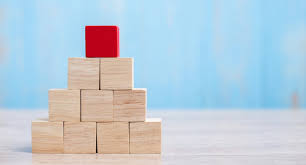
#> input picture Sem-VI/Computer Vision/Img-3.jfif, 306 x 165 px
$ jupyter execute Assignment-4.ipynb   (older library calls are emulated)
#> lines starting #> are read from the running program, lines starting #| are printed output that depends on the picture
# COMPUTER VISION ASSIGNMENT-4
# AMOGH GARG - 2020UCO1688

### Importing Libraries

[cell 1]
import cv2
import matplotlib.pyplot as plt
import numpy as np

[cell 2]
image = cv2.imread('Img-3.jfif')
#> image is the input picture: shape (165, 306, 3); mean B, G, R 215.7, 203.3, 186.6

### Displaying Image

[cell 3]
image = cv2.cvtColor(image, cv2.COLOR_BGR2RGB)
plt.figure(figsize=(8,8))
plt.imshow(image, cmap="gray")
plt.axis("off")
plt.show()

`Question-1: Apply the prewitt and sobel filters on random image (that have fews edges), and compare the result with original image.`

### Prewitt Filter

[cell 4]
prewittx = np.array([[-1, 0, 1], [-1, 0, 1], [-1, 0, 1]])
prewittx_img = cv2.filter2D(src=image, kernel=prewittx, ddepth=0)
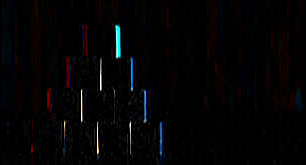
#> prewittx_img: shape (165, 306, 3); mean R, G, B 4, 3.5, 4.4
plt.figure(figsize=(8,8))
plt.title("Prewitt Image X-axis")
plt.imshow(prewittx_img, cmap='gray')
plt.axis('off')

[cell 5]
prewitty = np.array([[-1, -1, -1], [0, 0, 0], [1, 1, 1]])
prewitty_img = cv2.filter2D(src=image, kernel=prewitty, ddepth=0)
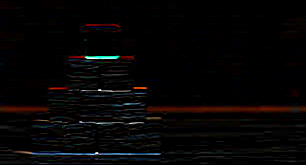
#> prewitty_img: shape (165, 306, 3); mean R, G, B 6.1, 4.7, 4.8
plt.figure(figsize=(8,8))
plt.title("Prewitt Image Y-axis")
plt.imshow(prewitty_img, cmap='gray')
plt.axis('off')

### Sobel Filter

[cell 6]
sobelx = np.array([[-1, 0, 1], [-2, 0, 2], [-1, 0, 1]])
sobelx_img = cv2.filter2D(src=image, kernel=sobelx, ddepth=0)
plt.figure(figsize=(8,8))
plt.title("Sobel Image X-axis")
plt.imshow(sobelx_img, cmap='gray')
plt.axis('off')

[cell 7]
sobely = np.array([[-1, -2, -1], [0, 0, 0], [1, 2, 1]])
sobely_img = cv2.filter2D(src=image, kernel=sobely, ddepth=0)
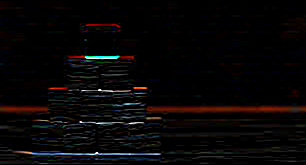
#> sobely_img: shape (165, 306, 3); mean R, G, B 8.2, 6.2, 6.4
plt.figure(figsize=(8,8))
plt.title("Sobel Image Y-axis")
plt.imshow(sobely_img, cmap='gray')
plt.axis('off')

`Increase the weight at positions [x,y+1], [x+1,y], [x-1,y], [x, y-1] in 3*3 sobel filter, and infer how it will impact the edge image concerning the benchmark sobel.`

Increasing the weight at positions [x,y+1], [x+1,y], [x-1,y], [x, y-1] in the 3x3 Sobel filter will make the filter more sensitive to the edges that are diagonal to the image axes. This modification will create a new filter that is called a "Scharr" filter. The Scharr filter is more isotropic than the original Sobel filter, meaning that it responds more uniformly to edges in all directions.

[cell 8]
scharrx = np.array([[-3, 0, 3], [-10, 0, 10], [-3, 0, 3]])
scharrx_img = cv2.filter2D(src=image, kernel=scharrx, ddepth=0)
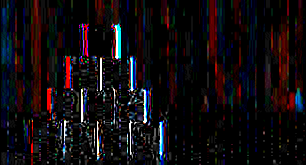
#> scharrx_img: shape (165, 306, 3); mean R, G, B 17.3, 12.3, 15.7
plt.figure(figsize=(8,8))
plt.title("Scharr Image X-axis")
plt.imshow(scharrx_img, cmap='gray')
plt.axis('off')

[cell 9]
scharry = np.flip(scharrx.T, axis=0)
scharry_img = cv2.filter2D(src=image, kernel=scharry, ddepth=0)
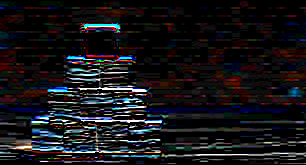
#> scharry_img: shape (165, 306, 3); mean R, G, B 22.4, 21.7, 24.9
plt.figure(figsize=(8,8))
plt.title("Scharr Image Y-axis")
plt.imshow(scharry_img, cmap='gray')
plt.axis('off')

As you can see, the Scharr filter produces a smoother and more isotropic edge map than the Sobel filter. The edges in the diagonal direction are more pronounced in the Scharr filter output, while the Sobel filter output shows stronger edges in the horizontal and vertical directions. Overall, the Scharr filter is a more suitable choice for edge detection when the edges are not aligned with the image axes.

`Apply the LOG filter on the same image that you have taken in Q2, and compare the edge results with output of Q2`

[cell 10]
# Apply the Laplacian of Gaussian filter
log = cv2.GaussianBlur(image, (3, 3), 0)
log = cv2.Laplacian(log, cv2.CV_64F, ksize=3)
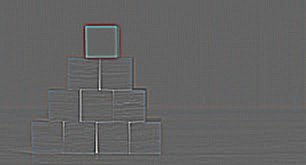
#> log: shape (165, 306, 3) float64; mean R, G, B 0, 0, 0; drawn with min black and max white

# Normalize the output
log = np.uint8(np.abs(log) / np.max(np.abs(log)) * 255)
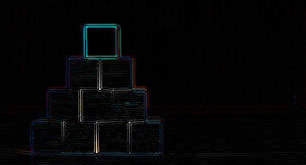
#> log: shape (165, 306, 3); mean R, G, B 4.6, 4.9, 5.4
sobelx_img_2 = cv2.filter2D(src=log, kernel=sobelx, ddepth=0)
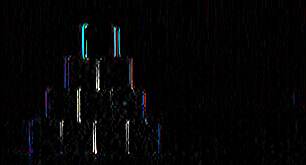
#> sobelx_img_2: shape (165, 306, 3); mean R, G, B 4.8, 4.9, 5.5
plt.figure(figsize=(8,8))
plt.title("LoG-X")
plt.imshow(sobelx_img_2, cmap='gray')
plt.axis('off')

[cell 11]
# Normalize the output
log = np.uint8(np.abs(log) / np.max(np.abs(log)) * 255)
sobely_img_2 = cv2.filter2D(src=log, kernel=sobely, ddepth=0)
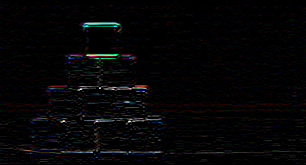
#> sobely_img_2: shape (165, 306, 3); mean R, G, B 5, 5.2, 5.8
plt.figure(figsize=(8,8))
plt.title("LoG-Y")
plt.imshow(sobely_img_2, cmap='gray')
plt.axis('off')

$ run again, with Sem-VI/Computer Vision/Img-1.jpg saved as Sem-VI/Computer Vision/Img-3.jfif
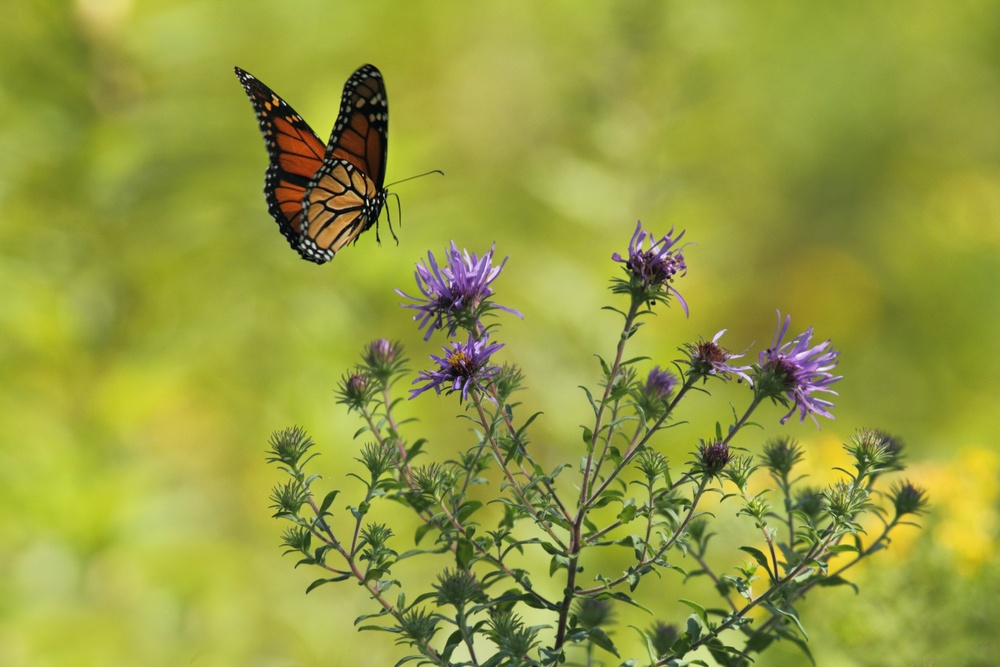
#> input picture Sem-VI/Computer Vision/Img-1.jpg, 1000 x 667 px, shrunk from 5184 x 3456 before the run
#> image is the input picture: shape (667, 1000, 3); mean B, G, R 63, 156.9, 150
#> `log = cv2.Laplacian(log, cv2.CV_64F, ksize=3)`:
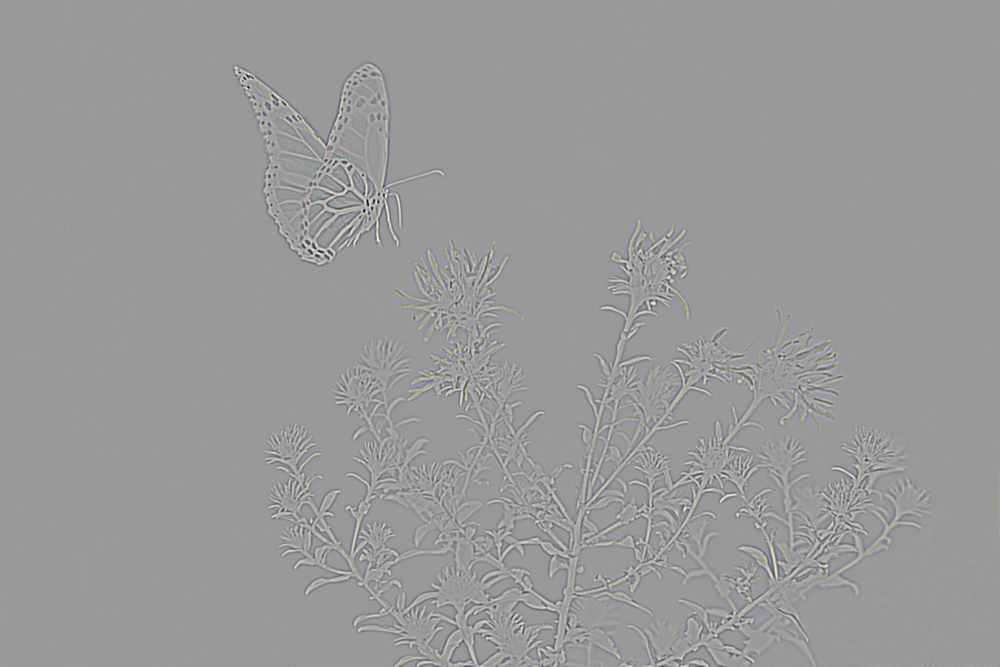
#> log: shape (667, 1000, 3) float64; mean R, G, B 0, 0, 0; drawn with min black and max white
#> `sobely_img_2 = cv2.filter2D(src=log, kernel=sobely, ddepth=0)`:
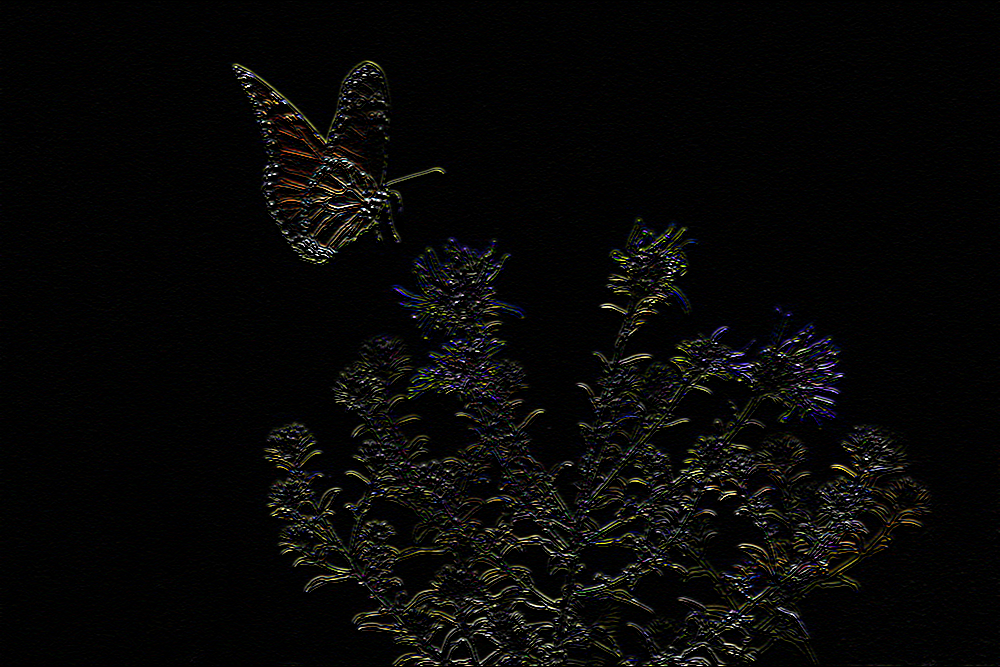
#> sobely_img_2: shape (667, 1000, 3); mean R, G, B 7.9, 7.7, 7
